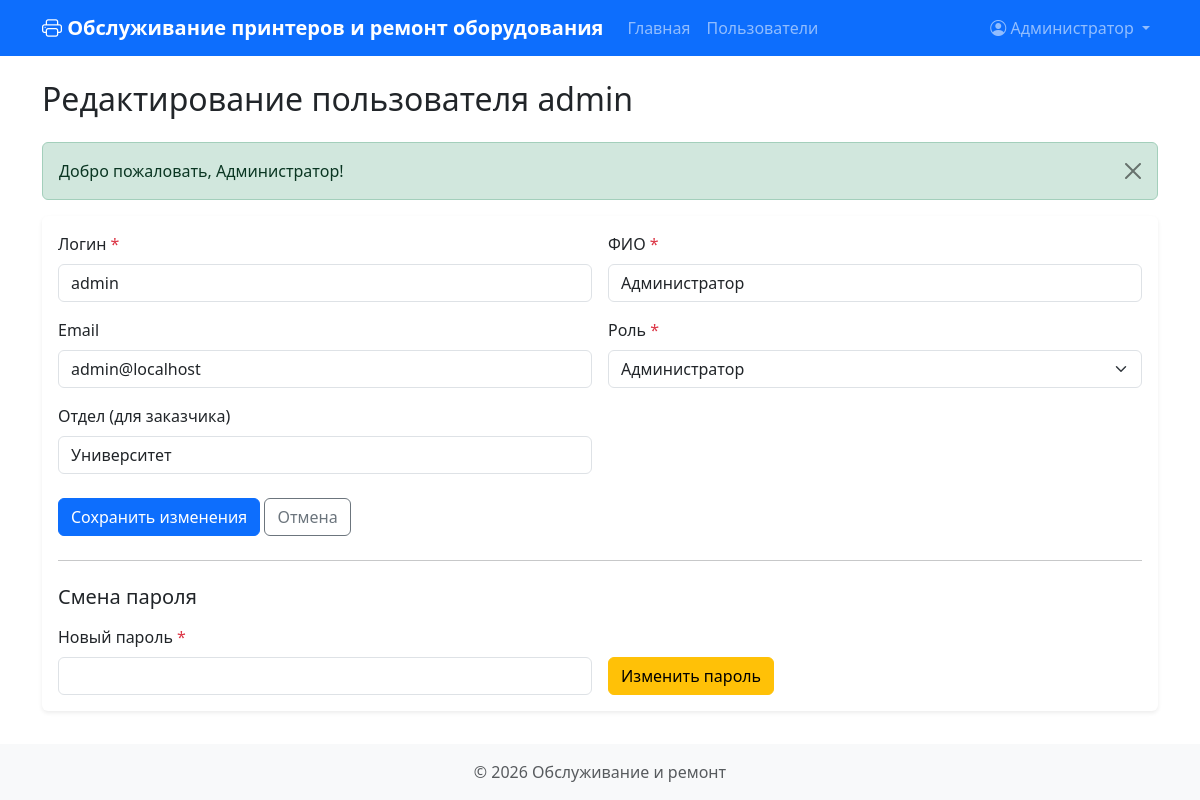
Screenshot of /?action=edit_user&id=1 (signed in) with the database file from the repository.
### tables this page shows
CREATE TABLE users (
                id INTEGER PRIMARY KEY AUTOINCREMENT,
                username TEXT UNIQUE NOT NULL,
                password TEXT NOT NULL,
                role TEXT NOT NULL,
                full_name TEXT,
                email TEXT,
                department TEXT,
                created_at DATETIME DEFAULT CURRENT_TIMESTAMP
            );

### functions.php (called while the page is built, shortened)
<?php
function isLoggedIn() {
    return isset($_SESSION['user_id']);
}
function getCurrentUser() {
    return $_SESSION['user'] ?? null;
}
function isAdmin() {
    return isLoggedIn() && $_SESSION['user']['role'] === ROLE_ADMIN;
}
function url($path = '') {
    if (strpos($path, '/') === 0) {
        return BASE_PATH . $path;
    }
    return BASE_PATH . '/' . $path;
}
function getFlashMessage() {
    if (isset($_SESSION['flash'])) {
        $message = $_SESSION['flash'];
        return $message;
    }
    return null;
}
function render($template, $data = []) {
    extract($data);
    $templateFile = TEMPLATE_DIR . '/' . $template . '.php';
    include $templateFile;
    $content = ob_get_clean();
    return $content;
}
function renderPage($template, $data = []) {
    $content = render($template, $data);
    include LAYOUT_DIR . '/layout.php';
}

### database.php (called while the page is built, shortened)
<?php
class Database {
    private $db;
    private static $instance = null;
    public static function getInstance() {
        if (self::$instance === null) {
            self::$instance = new self();
        }
        return self::$instance;
    }
    private function connect() {
        try {
            $this->db = new PDO('sqlite:' . DB_PATH);
            $this->db->setAttribute(PDO::ATTR_ERRMODE, PDO::ERRMODE_EXCEPTION);
            $this->db->setAttribute(PDO::ATTR_DEFAULT_FETCH_MODE, PDO::FETCH_ASSOC);
        } catch (PDOException $e) {
            die('Ошибка подключения к базе данных: ' . $e->getMessage());
        }
    }
    public function initTables() {
        $this->db->exec("
            CREATE TABLE IF NOT EXISTS users (
                id INTEGER PRIMARY KEY AUTOINCREMENT,
                username TEXT UNIQUE NOT NULL,
                password TEXT NOT NULL,
                role TEXT NOT NULL,
                full_name TEXT,
                email TEXT,
                department TEXT,
                created_at DATETIME DEFAULT CURRENT_TIMESTAMP
            )
        ");
        $this->db->exec("
            CREATE TABLE IF NOT EXISTS orders (
                id INTEGER PRIMARY KEY AUTOINCREMENT,
                user_id INTEGER NOT NULL,
                department TEXT NOT NULL,
                building TEXT NOT NULL,
                room TEXT NOT NULL,
                printer_model TEXT NOT NULL,
                repair_type TEXT NOT NULL,
                description TEXT,
                status TEXT DEFAULT 'ОЖИДАЕТ',
                status_changed_at DATETIME DEFAULT CURRENT_TIMESTAMP,
                created_at DATETIME DEFAULT CURRENT_TIMESTAMP,
                updated_at DATETIME DEFAULT CURRENT_TIMESTAMP,
                FOREIGN KEY (user_id) REFERENCES users(id)
            )
        ");
        $this->db->exec("
            CREATE TABLE IF NOT EXISTS status_history (
                id INTEGER PRIMARY KEY AUTOINCREMENT,
                order_id INTEGER NOT NULL,
                status TEXT NOT NULL,
                changed_at DATETIME DEFAULT CURRENT_TIMESTAMP,
                changed_by INTEGER,
                FOREIGN KEY (order_id) REFERENCES orders(id),
                FOREIGN KEY (changed_by) REFERENCES users(id)
            )
        ");
        $this->db->exec("
            CREATE TABLE IF NOT EXISTS buildings (
                id INTEGER PRIMARY KEY AUTOINCREMENT,
                name TEXT UNIQUE NOT NULL,
                created_at DATETIME DEFAULT CURRENT_TIMESTAMP
            )
        ");
        $this->db->exec("
            CREATE TABLE IF NOT EXISTS printer_models (
                id INTEGER PRIMARY KEY AUTOINCREMENT,
                name TEXT UNIQUE NOT NULL,
                created_at DATETIME DEFAULT CURRENT_TIMESTAMP
            )
        ");
        $this->db->exec("
            CREATE TABLE IF NOT EXISTS wishes (
                id INTEGER PRIMARY KEY AUTOINCREMENT,
                user_id INTEGER NOT NULL,
                text TEXT NOT NULL,
                status TEXT DEFAULT 'активно',
                created_at DATETIME DEFAULT CURRENT_TIMESTAMP,
                updated_at DATETIME DEFAULT CURRENT_TIMESTAMP,
                FOREIGN KEY (user_id) REFERENCES users(id)
            )
        ");
        $this->db->exec("
            CREATE TABLE IF NOT EXISTS repairs (
                id INTEGER PRIMARY KEY AUTOINCREMENT,
                user_id INTEGER NOT NULL,
                title TEXT NOT NULL,
                description TEXT NOT NULL,
                building TEXT NOT NULL DEFAULT '',
                room TEXT NOT NULL DEFAULT '',
                status TEXT DEFAULT 'ОЖИДАЕТ',
                created_at DATETIME DEFAULT CURRENT_TIMESTAMP,
                updated_at DATETIME DEFAULT CURRENT_TIMESTAMP,
                FOREIGN KEY (user_id) REFERENCES users(id)
            )
        ");
        try {
            $this->db->exec("ALTER TABLE repairs ADD COLUMN building TEXT NOT NULL DEFAULT ''");
        } catch (PDOException $e) {
        }
        try {
            $this->db->exec("ALTER TABLE repairs ADD COLUMN room TEXT NOT NULL DEFAULT ''");
        } catch (PDOException $e) {
        }
    }
    public function getUserById($id) {
        $stmt = $this->db->prepare("SELECT * FROM users WHERE id = ?");
        $stmt->execute([$id]);
        return $stmt->fetch();
    }
}

### templates/edit_user.php (the view, shortened to what this page needs)
<h2 class="mb-4">Редактирование пользователя <?php echo htmlspecialchars($user['username']); ?></h2>
<?php if ($message = getFlashMessage()): ?>
    <div class="alert alert-<?php echo $message['type'] === 'error' ? 'danger' : 'success'; ?> alert-dismissible fade show" role="alert">
        <?php echo htmlspecialchars($message['message']); ?>
        <button type="button" class="btn-close" data-bs-dismiss="alert"></button>
    </div>
<?php endif; ?>
<div class="card">
    <div class="card-body">
        <form method="POST" action="<?php echo url('/?action=edit_user&id=' . $user['id']); ?>">
            <div class="row g-3">
                <div class="col-md-6">
                    <label for="username" class="form-label">Логин <span class="text-danger">*</span></label>
                    <input type="text" class="form-control" id="username" name="username" required
                           value="<?php echo htmlspecialchars($user['username']); ?>">
                </div>
                <div class="col-md-6">
                    <label for="full_name" class="form-label">ФИО <span class="text-danger">*</span></label>
                    <input type="text" class="form-control" id="full_name" name="full_name" required
                           value="<?php echo htmlspecialchars($user['full_name']); ?>">
                </div>
                <div class="col-md-6">
                    <label for="email" class="form-label">Email</label>
                    <input type="email" class="form-control" id="email" name="email"
                           value="<?php echo htmlspecialchars($user['email'] ?? ''); ?>">
                </div>
                <div class="col-md-6">
                    <label for="role" class="form-label">Роль <span class="text-danger">*</span></label>
                    <select class="form-select" id="role" name="role" required>
                        <option value="admin" <?php echo $user['role'] === 'admin' ? 'selected' : ''; ?>>Администратор</option>
                    </select>
                </div>
                <div class="col-md-6">
                    <label for="department" class="form-label">Отдел (для заказчика)</label>
                    <input type="text" class="form-control" id="department" name="department"
                           value="<?php echo htmlspecialchars($user['department'] ?? ''); ?>">
                </div>
            </div>
            <div class="mt-4">
                <button type="submit" class="btn btn-primary">Сохранить изменения</button>
                <a href="<?php echo url('/?action=users'); ?>" class="btn btn-outline-secondary">Отмена</a>
            </div>
        </form>
        <hr class="my-4">
        <h5 class="mb-3">Смена пароля</h5>
        <form method="POST" action="<?php echo url('/?action=change_password'); ?>" class="row g-3">
            <div class="col-md-6">
                <label for="new_password" class="form-label">Новый пароль <span class="text-danger">*</span></label>
                <input type="password" class="form-control" id="new_password" name="new_password" required>
            </div>
            <div class="col-md-6 d-flex align-items-end">
                <button type="submit" class="btn btn-warning">Изменить пароль</button>
            </div>
        </form>
    </div>
</div>

### templates/layout.php (shortened to what this page needs)
<!DOCTYPE html>
<html lang="ru">
<head>
    <link href="https://cdn.jsdelivr.net/npm/bootstrap@5.3.0/dist/css/bootstrap.min.css" rel="stylesheet">
    <link rel="stylesheet" href="https://cdn.jsdelivr.net/npm/bootstrap-icons@1.10.0/font/bootstrap-icons.css">
</head>
<body>
    <nav class="navbar navbar-expand-lg navbar-dark bg-primary">
        <div class="container">
            <a class="navbar-brand" href="<?php echo url('/'); ?>">
                <i class="bi bi-printer"></i> Обслуживание принтеров и ремонт оборудования
            </a>
            <div class="collapse navbar-collapse" id="navbarNav">
                <ul class="navbar-nav me-auto">
                    <?php if (isLoggedIn()): ?>
                        <li class="nav-item">
                            <a class="nav-link" href="<?php echo url('/'); ?>">Главная</a>
                        </li>
                        <?php if (isAdmin()): ?>
                            <li class="nav-item">
                                <a class="nav-link" href="<?php echo url('/?action=users'); ?>">Пользователи</a>
                            </li>
                        <?php endif; ?>
                    <?php endif; ?>
                </ul>
                <ul class="navbar-nav">
                    <?php if (isLoggedIn()): ?>
                        <li class="nav-item dropdown">
                            <a class="nav-link dropdown-toggle" href="#" role="button" data-bs-toggle="dropdown">
                                <i class="bi bi-person-circle"></i> <?php echo getCurrentUser()['full_name']; ?>
                            </a>
                        </li>
                    <?php else: ?>
                        <li class="nav-item">
                            <a class="nav-link" href="<?php echo url('/?action=login'); ?>">Войти</a>
                        </li>
                    <?php endif; ?>
                </ul>
            </div>
        </div>
    </nav>
    <main class="container my-4">
        <?php echo $content; ?>
    </main>
    <footer class="bg-light py-3 mt-auto">
        <div class="container text-center">
            <p class="mb-0 text-muted">&copy; <?php echo date('Y'); ?> Обслуживание и ремонт</p>
        </div>
    </footer>
</body>
</html>

### templates/layout.php (style rules this page uses)
body { min-height: 100vh; display: flex; flex-direction: column; }
main { flex: 1; }
.navbar-brand { font-weight: bold; }
.card { border: none; box-shadow: 0 0.125rem 0.25rem rgba(0, 0, 0, 0.075); }
.btn { border-radius: 0.375rem; }
.form-control, .form-select { border-radius: 0.375rem; }
.alert { border-radius: 0.375rem; }
footer { background-color: #f8f9fa; padding: 1rem 0; margin-top: auto; }

### rows the page displays
users: full_name "Администратор", username "admin", email "admin@localhost", role "Администратор", department "Университет"

### other values shown
$message['message'] "Добро пожаловать, Администратор!"
